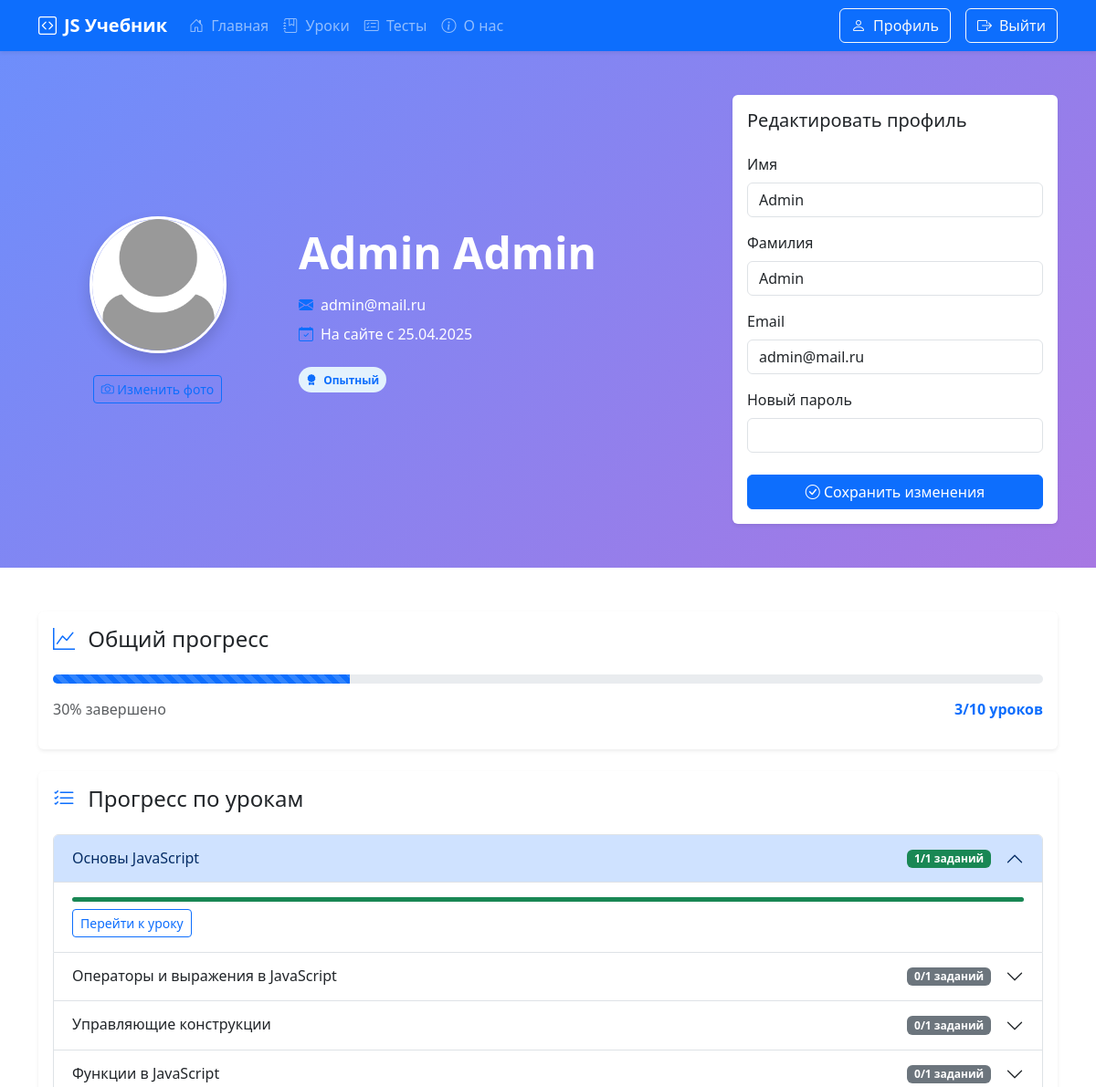
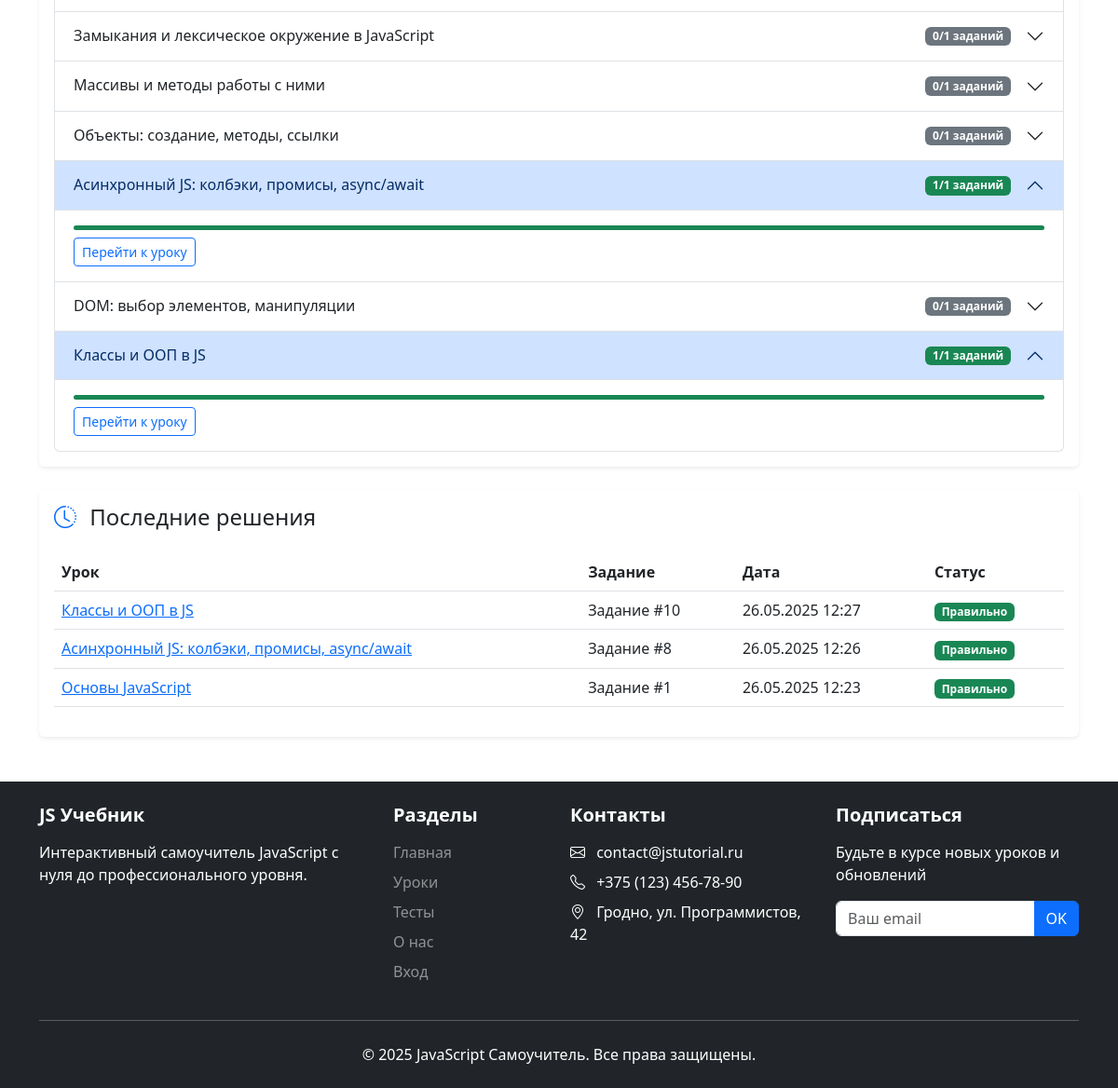
Screenshot of /profile (signed in) with the database file from the repository (2 pictures, top to bottom).
### app.py (models this page shows, shortened)
class Users(db.Model):
    id = db.Column(db.Integer,primary_key=True)
    name = db.Column(db.String(100))
    surname = db.Column(db.String(100))
    email = db.Column(db.String(100), unique=True)
    password = db.Column(db.String(100), unique=True)
    root = db.Column(db.Integer, default=0)
    join_date = db.Column(db.DateTime, default=datetime.now)
    avatar = db.Column(db.String(120), default='default.jpg')
    userSolution = db.relationship('UserSolution', backref='users', lazy=True)

class Lesson(db.Model):
    id = db.Column(db.Integer, primary_key=True)
    title = db.Column(db.String(100), nullable=False)
    description = db.Column(db.String(100), nullable=False)
    content = db.Column(db.Text, nullable=False)
    userSolution = db.relationship('UserSolution', backref='lesson', lazy=True)
    tasks = db.relationship('Task', backref='lesson', lazy=True)

class UserSolution(db.Model):
    id = db.Column(db.Integer, primary_key=True)
    user_id = db.Column(db.Integer, db.ForeignKey('users.id'))
    lesson_id = db.Column(db.Integer, db.ForeignKey('lesson.id'))
    task_id = db.Column(db.Integer, db.ForeignKey('task.id'))  # Добавляем связь с заданием
    code = db.Column(db.Text)
    submitted_at = db.Column(db.DateTime, default=datetime.now)
    is_correct = db.Column(db.Boolean)
    task = db.relationship('Task', backref='solutions')  # Добавляем связь

class Task(db.Model):
    id = db.Column(db.Integer, primary_key=True)
    task = db.Column(db.Text, nullable=False)
    solution = db.Column(db.Text, nullable=False)
    lesson_id = db.Column(db.Integer, db.ForeignKey('lesson.id'))

### app.py (the view)
@app.route('/profile', methods=['GET', 'POST'])
def profile():
    if not 'name' in session:
        abort(401)
    user = Users.query.filter_by(email=session['name']).first()
    user_id = user.id
    all_lessons = Lesson.query.all()
    total_lessons = len(all_lessons)
    completed_lessons = 0
    lessons_progress = []
    for lesson in all_lessons:
        tasks = Task.query.filter_by(lesson_id=lesson.id).all()
        total_tasks = len(tasks)
        if total_tasks == 0:
            continue
        completed_tasks = 0
        for task in tasks:
            solution = UserSolution.query.filter_by(
                user_id=user_id,
                lesson_id=lesson.id,
                task_id=task.id,
                is_correct=True
            ).first()
            if solution:
                completed_tasks += 1
        is_lesson_completed = (completed_tasks == total_tasks)
        if is_lesson_completed:
            completed_lessons += 1
        lessons_progress.append({
            'lesson': lesson,
            'completed_tasks': completed_tasks,
            'total_tasks': total_tasks,
            'is_completed': is_lesson_completed
        })
    progress_percent = int((completed_lessons / total_lessons) * 100) if total_lessons > 0 else 0
    recent_solutions = UserSolution.query.filter_by(user_id=user_id)\
        .order_by(UserSolution.submitted_at.desc())\
        .limit(10)\
        .all()
    return render_template("profile.html",
        progress_percent=progress_percent,
        completed_lessons=completed_lessons,
        total_lessons=total_lessons,
        recent_solutions=recent_solutions,
        lessons_progress=lessons_progress,
        now=datetime.now,
        user=user
    )

### templates/profile.html (shortened to what this page needs)
{% extends 'base.html' %}
{% block main %}
<div class="profile-header py-5 bg-light">
    <div class="container">
        <div class="row align-items-center">
            <div class="col-md-3 text-center mb-4 mb-md-0">
                <div class="avatar-container position-relative">
                    <img src="../static/img/upload/{{active_user.avatar}}"
                         class="avatar rounded-circle shadow mb-3"
                         alt="Аватар" width="150" height="150">
                    <button class="btn btn-outline-primary btn-sm mt-2 avatar-upload-btn">
                        <i class="bi bi-camera"></i> Изменить фото
                    </button>
                </div>
            </div>
            <div class="col-md-5">
                <h1 class="display-5 fw-bold mb-3">{{ active_user.name }} {{ active_user.surname }}</h1>
                <div class="d-flex align-items-center mb-2">
                    <i class="bi bi-envelope-fill text-primary me-2"></i>
                    <span>{{ active_user.email}}</span>
                </div>
                <div class="d-flex align-items-center">
                    <i class="bi bi-calendar-check text-primary me-2"></i>
                    <span>На сайте с {{ active_user.join_date.strftime('%d.%m.%Y') }}</span>
                </div>
                <div class="mt-4">
                    {% set days_on_site = (now() - active_user.join_date).days %}
                    {% if days_on_site < 30 %}
                        <div class="badge bg-primary-light text-primary rounded-pill p-2">
                            <i class="bi bi-star-fill me-1"></i> Новичок
                        </div>
                    {% elif 30 <= days_on_site < 180 %}
                        <div class="badge bg-primary-light text-primary rounded-pill p-2">
                            <i class="bi bi-award-fill me-1"></i> Опытный
                        </div>
                    {% elif 180 <= days_on_site < 365 %}
                        <div class="badge bg-warning-light text-warning rounded-pill p-2">
                            <i class="bi bi-trophy-fill me-1"></i> Ветеран
                        </div>
                    {% else %}
                        <div class="badge bg-danger-light text-danger rounded-pill p-2">
                            <i class="bi bi-gem-fill me-1"></i> Легенда
                        </div>
                    {% endif %}
                </div>
            </div>
            <div class="col-md-4">
                <div class="card border-0 shadow-sm">
                    <div class="card-body">
                        <h5 class="card-title mb-4">Редактировать профиль</h5>
                        <form action="{{url_for('edit_profile')}}" method="post">
                            <div class="mb-3">
                                <label for="regName" class="form-label">Имя</label>
                                <input type="text" class="form-control" id="regName" name="name" value="{{active_user.name}}" required>
                            </div>
                            <div class="mb-3">
                                <label for="regSurname" class="form-label">Фамилия</label>
                                <input type="text" class="form-control" id="regSurname" name="surname" value="{{active_user.surname}}" required>
                            </div>
                            <div class="mb-3">
                                <label for="regEmail" class="form-label">Email</label>
                                <input type="email" class="form-control" id="regEmail" name="email" value="{{active_user.email}}" required>
                            </div>
                            <div class="mb-4">
                                <label for="regPassword" class="form-label">Новый пароль</label>
                                <input type="password" class="form-control" id="regPassword" name="password" placeholder="">
                            </div>
                            <button type="submit" class="btn btn-primary w-100">
                                <i class="bi bi-check-circle"></i> Сохранить изменения
                            </button>
                        </form>
                    </div>
                </div>
            </div>
        </div>
    </div>
</div>
<div class="container my-5">
    <div class="row">
        <div class="col-lg-12 mx-auto">
            <div class="card border-0 shadow-sm mb-4">
                <div class="card-body">
                    <h4 class="card-title mb-4">
                        <i class="bi bi-graph-up text-primary me-2"></i> Общий прогресс
                    </h4>
                    <div class="progress mb-3" style="height: 10px;">
                        <div class="progress-bar bg-primary progress-bar-striped progress-bar-animated"
                             role="progressbar"
                             style="width: {{ progress_percent }}%;"
                             aria-valuenow="{{ progress_percent }}"
                             aria-valuemin="0"
                             aria-valuemax="100"></div>
                    </div>
                    <div class="d-flex justify-content-between mb-3">
                        <span class="text-muted">{{ progress_percent }}% завершено</span>
                        <span class="text-primary fw-bold">{{ completed_lessons }}/{{ total_lessons }} уроков</span>
                    </div>
                </div>
            </div>
            <div class="card border-0 shadow-sm mb-4">
                <div class="card-body">
                    <h4 class="card-title mb-4">
                        <i class="bi bi-list-check text-primary me-2"></i> Прогресс по урокам
                    </h4>
                    <div class="accordion" id="lessonsAccordion">
                        {% for lp in lessons_progress %}
                        <div class="accordion-item">
                            <h2 class="accordion-header" id="heading{{ lp.lesson.id }}">
                                <button class="accordion-button {% if not lp.is_completed %}collapsed{% endif %}"
                                        type="button"
                                        data-bs-toggle="collapse"
                                        data-bs-target="#collapse{{ lp.lesson.id }}"
                                        aria-expanded="{% if lp.is_completed %}true{% else %}false{% endif %}"
                                        aria-controls="collapse{{ lp.lesson.id }}">
                                    <div class="d-flex justify-content-between w-100 me-3">
                                        <span>{{ lp.lesson.title }}</span>
                                        <span class="badge bg-{% if lp.is_completed %}success{% else %}secondary{% endif %}">
                                            {{ lp.completed_tasks }}/{{ lp.total_tasks }} заданий
                                        </span>
                                    </div>
                                </button>
                            </h2>
                            <div id="collapse{{ lp.lesson.id }}"
                                 class="accordion-collapse collapse {% if lp.is_completed %}show{% endif %}"
                                 aria-labelledby="heading{{ lp.lesson.id }}"
                                 data-bs-parent="#lessonsAccordion">
                                <div class="accordion-body">
                                    <div class="progress mb-2" style="height: 5px;">
                                        <div class="progress-bar bg-{% if lp.is_completed %}success{% else %}info{% endif %}"
                                             style="width: {{ (lp.completed_tasks / lp.total_tasks) * 100 }}%"></div>
                                    </div>
                                    <a href="/lesson/{{ lp.lesson.id }}" class="btn btn-sm btn-outline-primary">
                                        Перейти к уроку
                                    </a>
                                </div>
                            </div>
                        </div>
                        {% endfor %}
                    </div>
                </div>
            </div>
            <div class="card border-0 shadow-sm">
                <div class="card-body">
                    <h4 class="card-title mb-4">
                        <i class="bi bi-clock-history text-primary me-2"></i> Последние решения
                    </h4>
                    <div class="table-responsive">
                        <table class="table">
                            <thead>
                                <tr>
                                    <th>Урок</th>
                                    <th>Задание</th>
                                    <th>Дата</th>
                                    <th>Статус</th>
                                </tr>
                            </thead>
                            <tbody>
                                {% for solution in recent_solutions %}
                                <tr>
                                    <td>
                                        <a href="/lesson/{{ solution.lesson.id }}">{{ solution.lesson.title }}</a>
                                    </td>
                                    <td>
                                        {% if solution.task %}
                                            Задание #{{ solution.task.id }}
                                        {% else %}
                                            (задание удалено)
                                        {% endif %}
                                    </td>
                                    <td>{{ solution.submitted_at.strftime('%d.%m.%Y %H:%M') }}</td>
                                    <td>
                                        <span class="badge bg-{% if solution.is_correct %}success{% else %}danger{% endif %}">
                                            {{ 'Правильно' if solution.is_correct else 'Неправильно' }}
                                        </span>
                                    </td>
                                </tr>
                                {% endfor %}
                            </tbody>
                        </table>
                    </div>
                </div>
            </div>
        </div>
    </div>
</div>
{% endblock %}

### rows the page displays
Users: avatar (placeholder picture), name "Admin", surname "Admin", email "admin@mail.ru", join_date "25.04.2025"
Lesson: lesson "Основы JavaScript"
Lesson: lesson "Операторы и выражения в JavaScript"
Lesson: lesson "Управляющие конструкции"
Lesson: lesson "Функции в JavaScript"
Lesson: lesson "Замыкания и лексическое окружение в JavaScript"
Lesson: lesson "Массивы и методы работы с ними"
Lesson: lesson "Объекты: создание, методы, ссылки"
Lesson: lesson "Асинхронный JS: колбэки, промисы, async/await"
Lesson: lesson "DOM: выбор элементов, манипуляции"
Lesson: lesson "Классы и ООП в JS"
UserSolution: lesson "Классы и ООП в JS", task.id "10", submitted_at "26.05.2025 12:27", is_correct "Правильно"
UserSolution: lesson "Асинхронный JS: колбэки, промисы, async/await", task.id "8", submitted_at "26.05.2025 12:26", is_correct "Правильно"
UserSolution: lesson "Основы JavaScript", task.id "1", submitted_at "26.05.2025 12:23", is_correct "Правильно"

### other values shown
{{ progress_percent }} "30"
{{ completed_lessons }} "3"
{{ total_lessons }} "10"
{{ lp.completed_tasks }} "1" "0" "0" "0" "0" "0" "0" "1" "0" "1"
{{ lp.total_tasks }} "1" "1" "1" "1" "1" "1" "1" "1" "1" "1"
